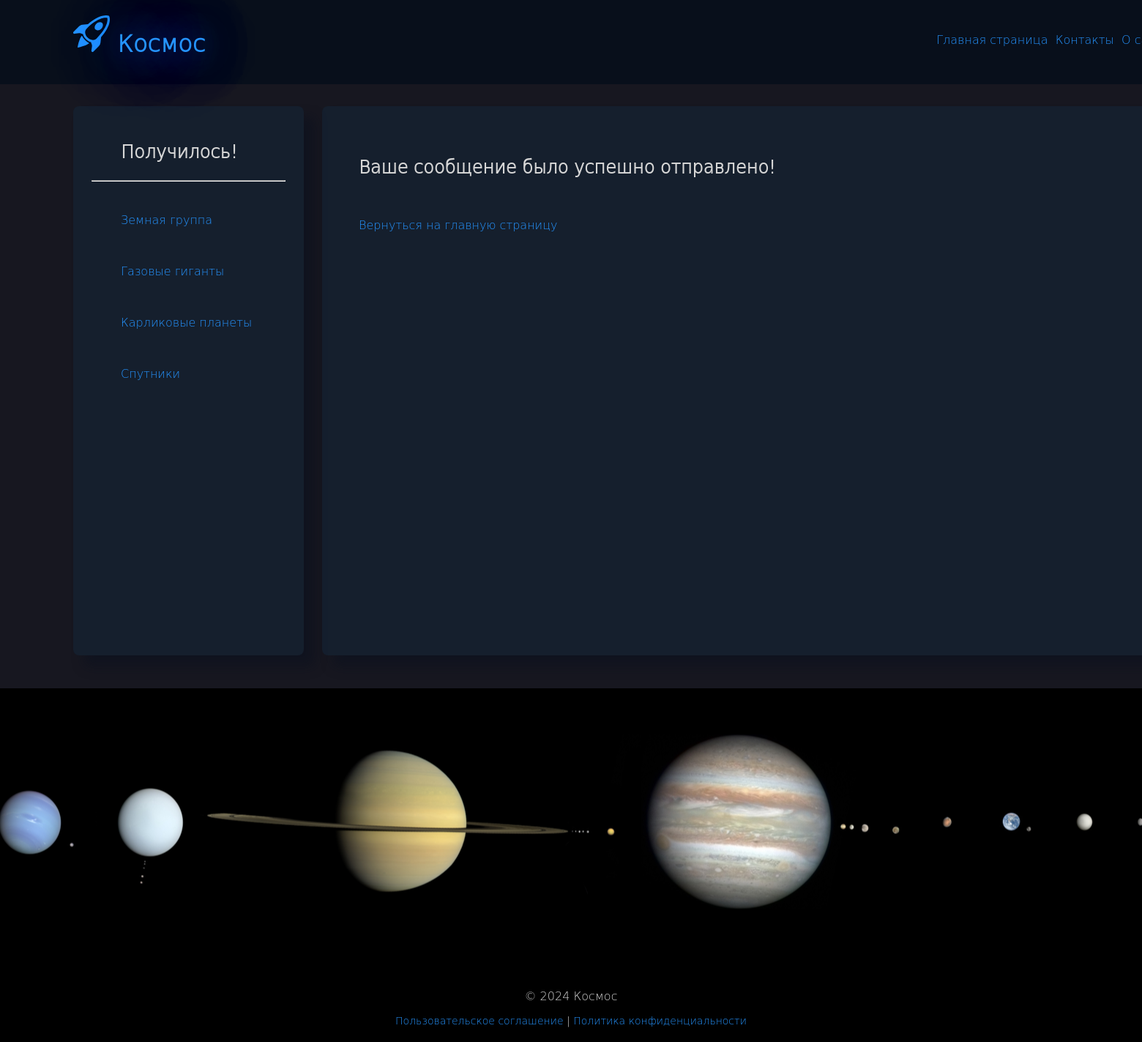
The app's page /email_was_sent/ with its own data.
### basis/models.py (models this page shows, shortened)
class Category(models.Model):
    name = models.CharField(max_length=100, db_index=True, verbose_name="Категория")
    slug = models.SlugField(max_length=255, unique=True, db_index=True)
    class Meta:
        verbose_name = "категорию"
        verbose_name_plural = "Категории"
    def get_absolute_url(self):
        return reverse('category', kwargs={'category_slug': self.slug})

### basis/views.py (the view)
# urls.py: path('email_was_sent/', views.email_was_sent, name='email_was_sent'),
def email_was_sent(request):
    extra_context = {'title': 'Сообщение отправлено', 'main_title': 'Получилось!'}
    return render(request, 'basis/email_was_sent.html', context=extra_context)

### basis/templatetags/basis_tags.py (called while the page is built)
@register.inclusion_tag('basis/categories.html')
def get_categories(category_selected=0):
    categories = Category.objects.all()
    return {'categories': categories, 'category_selected': category_selected}

### basis/views.py (called while the page is built)
def get_menu():
    menu = [{'main_title': 'Контакты', 'name': 'contact'}, {'main_title': 'О сайте', 'name': 'about'}]
    return menu

### users/context_processors.py (called while the page is built)
def get_menu_context(request):
    return {'menu': get_menu()}

### basis/templates/basis/email_was_sent.html
{% extends 'base.html' %}
{% load i18n %}
{% block content %}
<h2>Ваше сообщение было успешно отправлено!</h2><br>
<p><a class="link-dark" href="{% url 'home' %}">Вернуться на главную страницу</a></p>
{% endblock %}

### basis/templates/basis/categories.html
{% for c in categories %}
{% if c.id == category_selected %}
<br>
<ul><a class="selected">{{c.name}}</a></ul>
{% else %}
<br>
<ul><a href="{{c.get_absolute_url}}">{{c.name}}</a></ul>
{% endif %}
{% endfor %}

### basis/static/basis/css/styles.css (style rules this page uses)
html, body { height: 100%; width: auto; margin: 0 auto; font-family: 'DejaVu Sans Light', 'Arial'; background: #000000; }
h2 { color: #D6D6D6; }
p { color: #D6D6D6; }
a { color: #2594ff; text-decoration: none; }

### records on screen
Category: name "Земная группа"
Category: name "Газовые гиганты"
Category: name "Карликовые планеты"
Category: name "Спутники"

### other values on screen
{{ m.main_title }} "Контакты" "О…"
{{ main_title|linebreaks }} "Получилось!"
